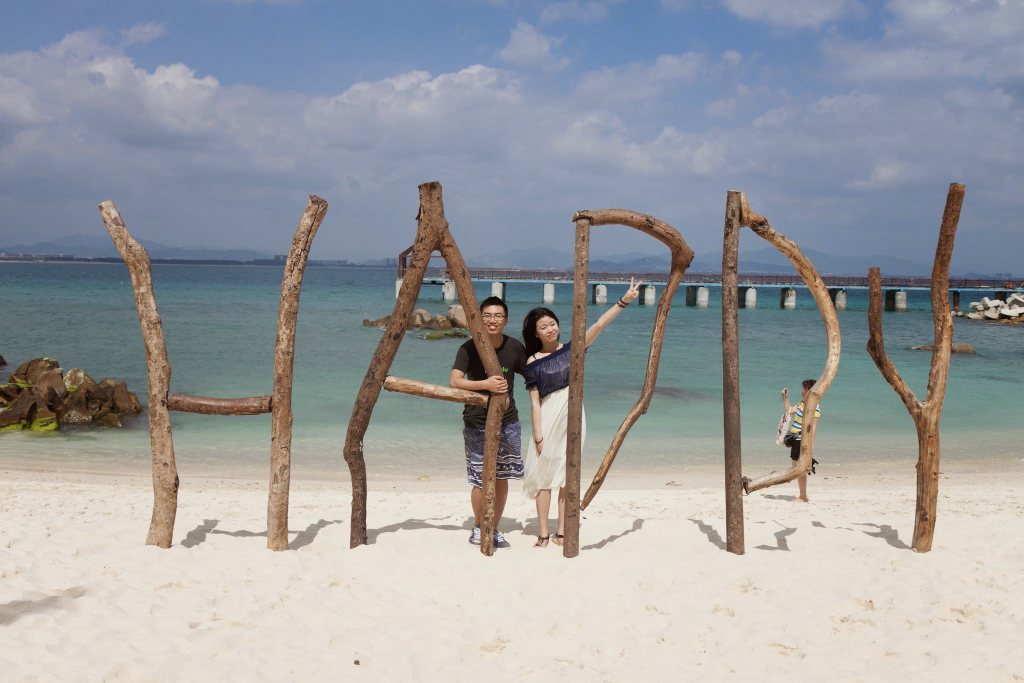
#> input picture 0005/image/IMG_0103.jpg, 2048 x 1365 px (shown at 1/2 size); its folder holds 2 pictures in this run
$ python Resize.py image   (older library calls are emulated)
#> lines starting #> are read from the running program, lines starting #| are printed output that depends on the picture
#!/usr/bin/env python
import os, sys
import Image

size=1136,640

for infile in os.listdir(sys.argv[1]):
    outfile = os.path.splitext(infile)[0]+".thumbnail"
    if infile!=outfile:
        im=Image.open(os.path.join(sys.argv[1],infile))
#> im is the input picture: PIL image 2048x1365 RGB; mean R, G, B 154.8, 157.2, 161.1
        im.thumbnail(size,Image.ANTIALIAS)
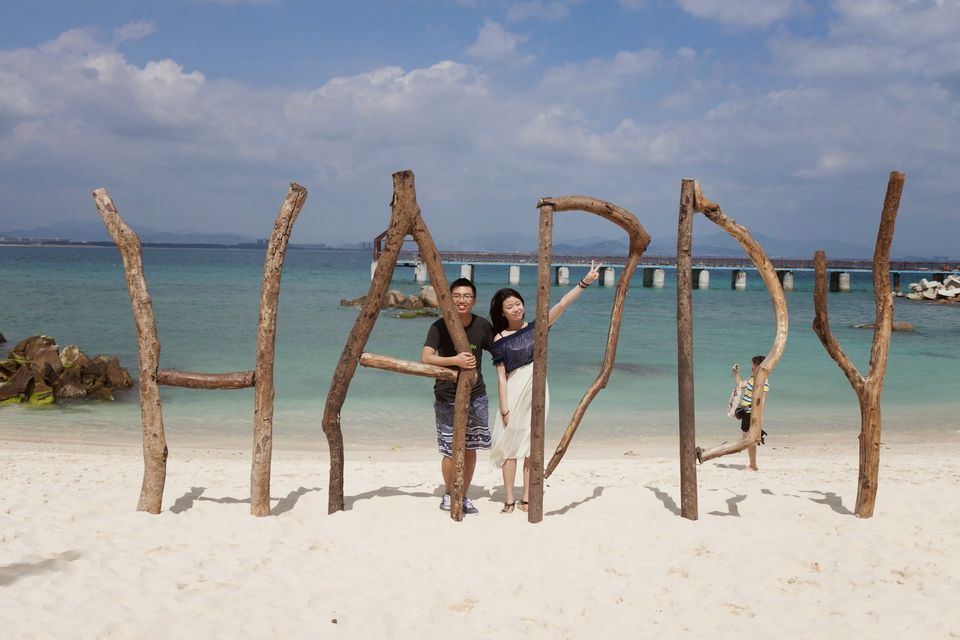
#> im: PIL image 960x640 RGB; mean R, G, B 154.8, 157.2, 161.1
        im.save(os.path.join(sys.argv[1],outfile),"JPEG")
#> pass 2 of the loop `for infile in os.listdir(sys.argv[1]):`:
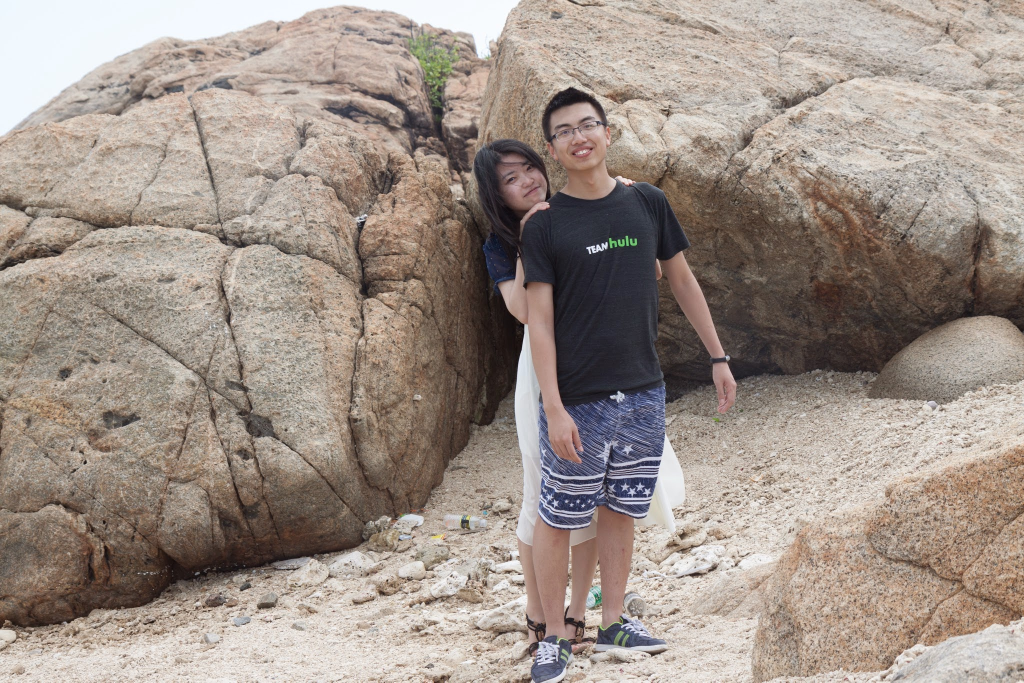
#> input picture 0005/image/IMG_0153.jpg, 2048 x 1365 px (shown at 1/2 size)
#> im is the input picture: PIL image 2048x1365 RGB; mean R, G, B 157.9, 145.2, 136.4
#> `im.thumbnail(size,Image.ANTIALIAS)`:
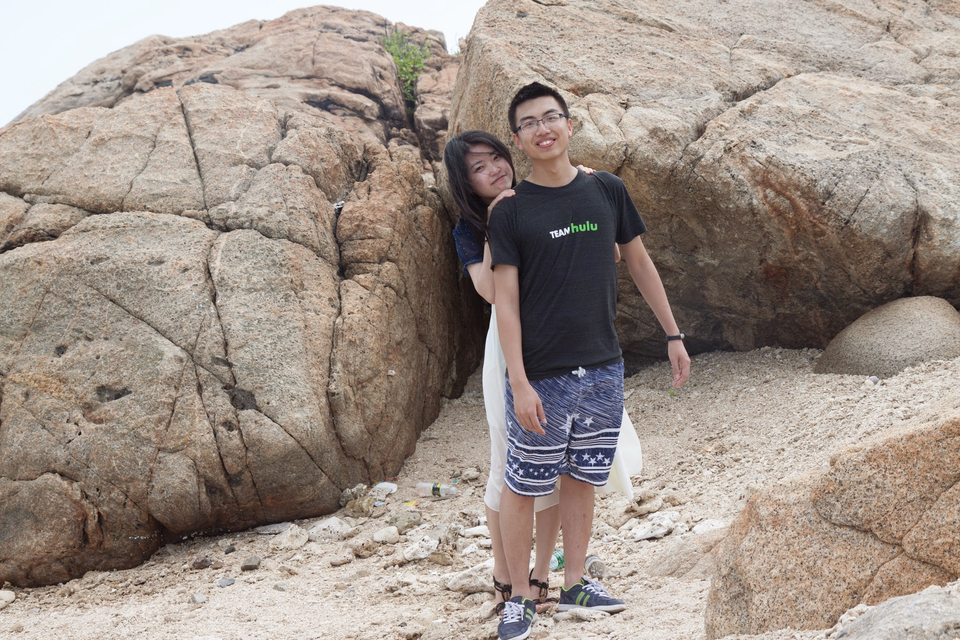
#> im: PIL image 960x640 RGB; mean R, G, B 157.9, 145.2, 136.4
